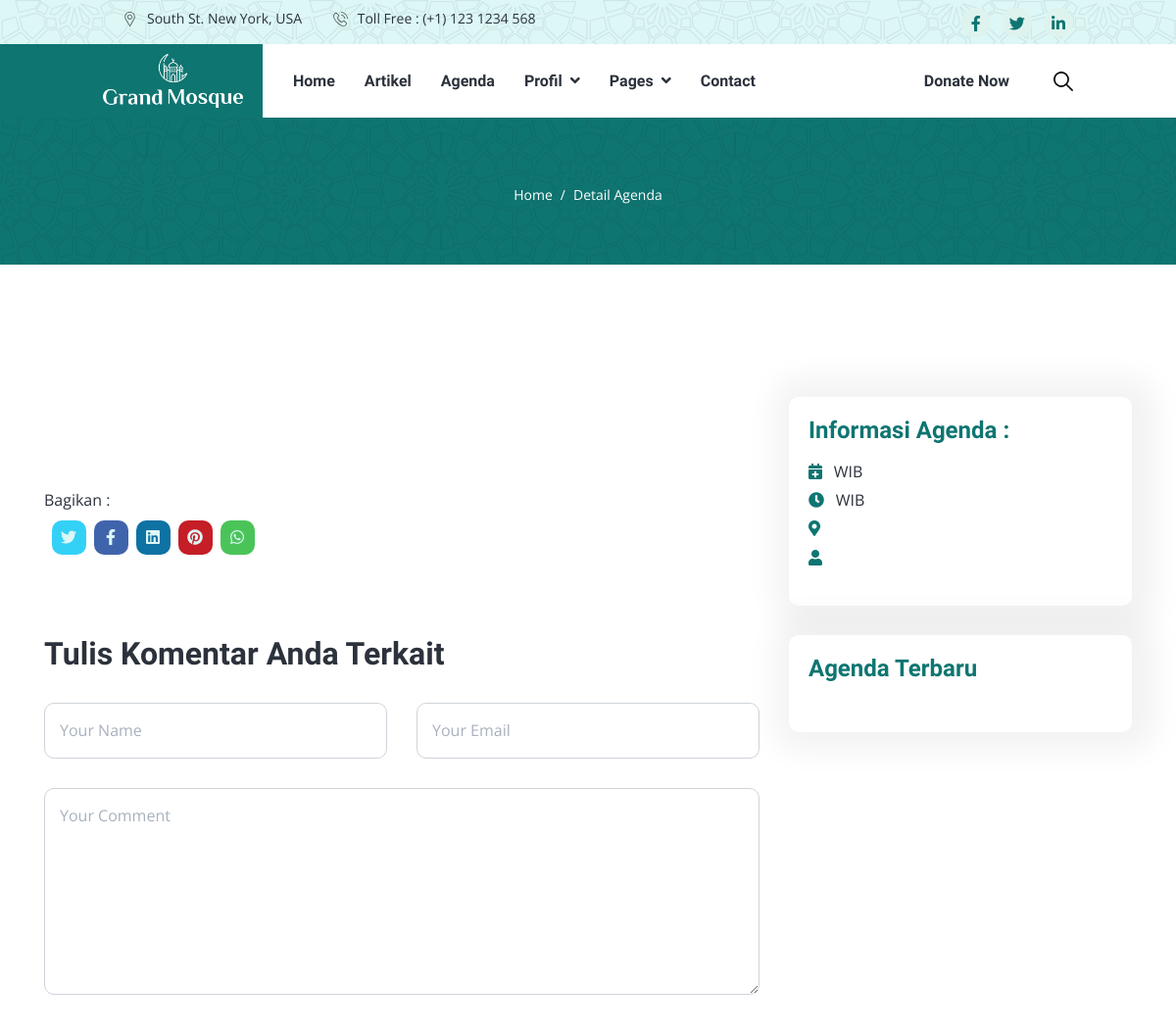
The page /agenda/detailAgenda/events.html (upper part) on the database as committed earlier.
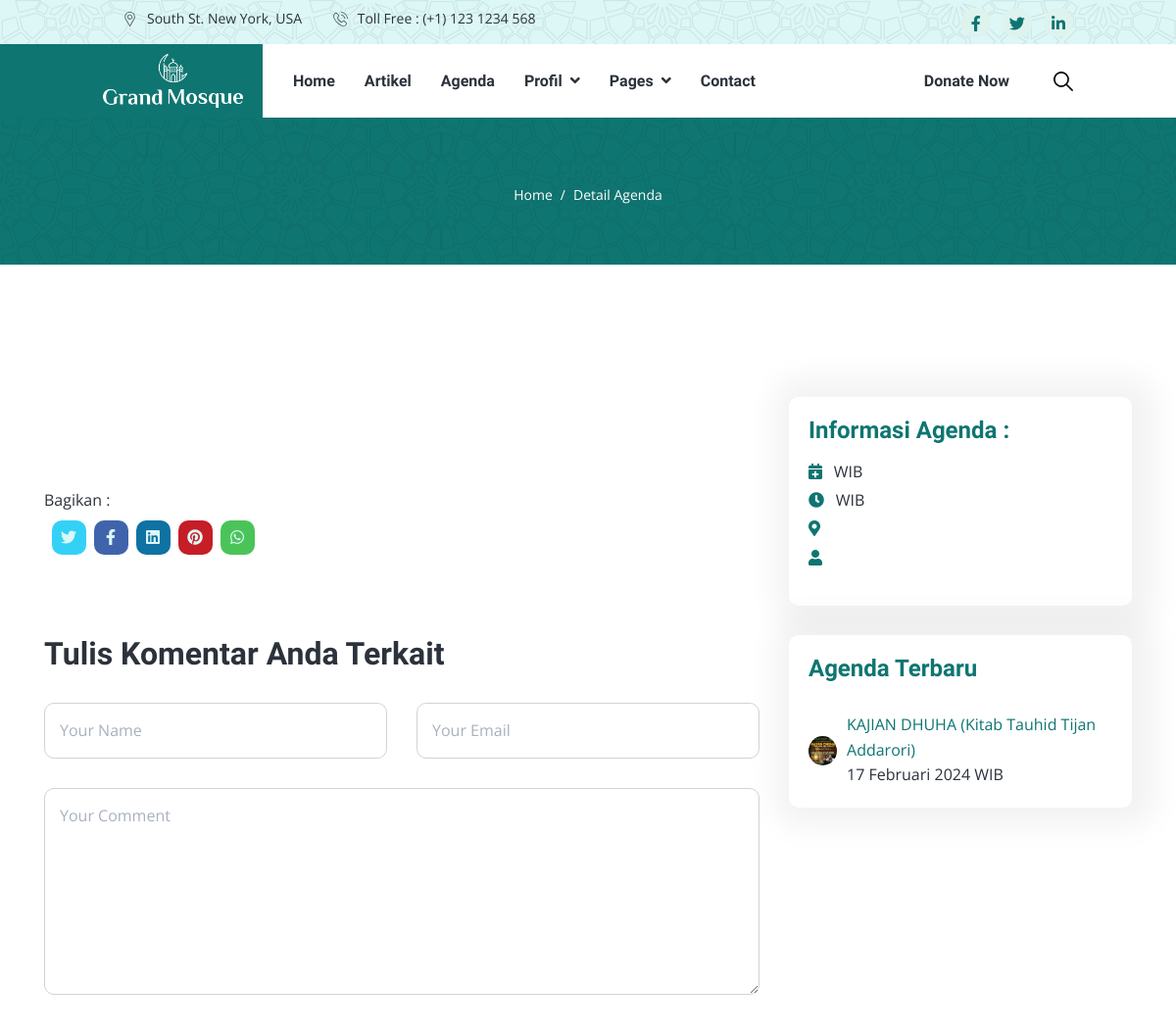
The same page on the database as committed later.
### tables this page shows
CREATE TABLE `tbl_agenda` (
  `id_agenda` int(11) NOT NULL,
  `judul` varchar(200) NOT NULL,
  `tgl_awal` date NOT NULL,
  `tgl_akhir` date NOT NULL,
  `jam_awal` time NOT NULL,
  `jam_akhir` time NOT NULL,
  `lokasi` text NOT NULL,
  `deskripsi` text NOT NULL,
  `gambar` text NOT NULL,
  `user` varchar(100) NOT NULL,
  `status` int(11) NOT NULL,
  `slug` varchar(200) NOT NULL
);

### application/controllers/Agenda.php (called while the page is built, shortened)
<?php
class Agenda extends CI_Controller {
    public function __construct()
	{
        $this->load->model('Agenda_model', 'agenda');
    }
    public function detailAgenda($slug)
    {
        $data = [
            'judul' => 'Detail Agenda',
            'title' => 'Detail Agenda - Masjid Nurul Ilmi',
            'data_agenda' => $this->agenda->getDataAgendaDetail(),
            'agenda' => $this->agenda->get_detail_agenda($slug),
            'menu'  => 'agenda',
        ];
		$this->load->view('webpage/v_detailagenda', $data);
    }
}

### index.php (called while the page is built, shortened)
<?php
require_once BASEPATH.'core/CodeIgniter.php';

### application/models/Agenda_model.php (called while the page is built, shortened)
<?php
class Agenda_model extends CI_Model {
	var $table = 'tbl_agenda';
    public function getDataAgendaDetail()
    {
        $this->db->select('*');
        $this->db->from($this->table);
        $this->db->where('status', '1');
        $this->db->order_by('judul', 'ASC');
        return $this->db->get()->result();
    }
    public function get_detail_agenda($slug)
	{
        $this->db->select('*');
        $this->db->from($this->table);
        $this->db->where('slug', $slug);
        return $this->db->get()->row();
	}
}

### application/helpers/tanggal_helper.php (called while the page is built, shortened)
<?php
if (!function_exists('format_indo')) {
  function format_indo($date){
    $Bulan = array("Januari","Februari","Maret","April","Mei","Juni","Juli","Agustus","September","Oktober","November","Desember");
    $tahun = substr($date,0,4);
    $bulan = substr($date,5,2);
    $tgl = substr($date,8,2);
    $waktu = substr($date,11,5);
    $result = $tgl." ".$Bulan[(int)$bulan-1]." ".$tahun." ".$waktu;
    return $result;
  }
}

### application/views/webpage/v_detailagenda.php (the view, shortened to what the changed rows need)
<!DOCTYPE html>
<html lang="en">
<head>
    <link rel="stylesheet" href="https://cdnjs.cloudflare.com/ajax/libs/font-awesome/6.5.1/css/all.min.css"
 />
    <link rel="stylesheet" href="<?= base_url('frontend/') ?>assets/css/app.min.css">
</head>
<body>
    <div class="about-area py-lg-10 py-8">
        <div class="container">
            <div class="row">
                <div class="col-md-8">
                    <br><br>
                    <h2 class="my-4">Tulis Komentar Anda Terkait <?= $agenda->judul ?></h2>
                </div>
                <div class="col-md-5 col-lg-4">
                    <div class="course-feature bg-white rounded">
                        <?php foreach($data_agenda as $agd) : ?>
                        <div class="course-block-author mt-3">
                            <img src="<?= base_url('upload/agenda/'.$agd->gambar) ?>" alt="title">
                            <div class="info">
                                <p class="m-0"><a href='<?= base_url('agenda') ?>'><?= $agd->judul ?></a>
                                    <br> <?= format_indo($agd->tgl_awal); ?> WIB
                                </p>
                            </div>
                        </div>
                        <?php endforeach; ?>
                    </div>
                </div>
            </div>
        </div>
    </div>
</body>
</html>

Rows that differ between the two databases and show on the page:
now on this page (row edited): tbl_agenda: gambar (picture), judul "KAJIAN DHUHA (Kitab Tauhid Tijan Addarori)", tgl_awal "17 Februari 2024"
